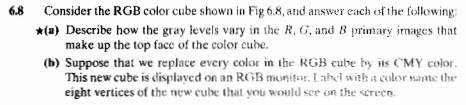
#> input picture 3_6_8.png, 466 x 105 px
$ python -i imagetotext.py   (imports and definitions only)
#> lines starting #> are read from the running program, lines starting #| are printed output that depends on the picture; after the words box and inside, x2 and y2 are one past the last pixel; in counts of white or black regions, pixels touching at a corner belong together
import cv2
import pytesseract
import argparse
import os
import subprocess
from PIL import Image


parser = argparse.ArgumentParser(description="Image2Text")
# [2 lines not run here, left out]


def main():
    if os.path.splitext(opt.image_name)[1] in ['.heic']:
        destination = os.path.splitext(opt.image_name)[0] + '.jpg'
        source = opt.image_name
        subprocess.call(['tifig', '-p', '-q', '100', source, destination])
        opt.image_name = destination
    img_cv = cv2.imread(opt.image_name)
    img_rgb = cv2.cvtColor(img_cv, cv2.COLOR_BGR2RGB)
    print(pytesseract.image_to_string(img_rgb))
    """
    im_gray = cv2.cvtColor(img_cv, cv2.COLOR_BGR2GRAY)
    (thresh, im_bw) = cv2.threshold(im_gray, 128, 255, cv2.THRESH_BINARY | cv2.THRESH_OTSU)
    # although thresh is used below, gonna pick something suitable
    im_bw = cv2.threshold(im_gray, thresh, 255, cv2.THRESH_BINARY)[1]
    print(pytesseract.image_to_string(im_bw))
    # """


def get_captcha_text_from_captcha_image(captcha_path):
    # Preprocess the image befor OCR
    tif_file = preprocess_image_using_opencv(captcha_path)
    # Perform OCR using tesseract-ocr library
    image = Image.open(tif_file)
    ocr_text = pytesseract.image_to_string(image)
    alphanumeric_text = ''.join(e for e in ocr_text)

    return alphanumeric_text


def binarize_image_using_opencv(captcha_path, binary_image_path='input-black-n-white.jpg'):
#> called with captcha_path = '3_6_8.png', binary_image_path = 'input-black-n-white.jpg'
    img = cv2.imread(captcha_path)
#> img is the input picture: shape (105, 466, 3); min 0, max 253, mean 231.7
    im_gray = cv2.cvtColor(img, cv2.COLOR_BGR2GRAY)
    (thresh, im_bw) = cv2.threshold(im_gray, 128, 255, cv2.THRESH_BINARY | cv2.THRESH_OTSU)
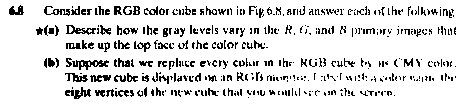
#> im_bw: shape (105, 466); 87.2% white; black in thin lines or dots, all inside (x1, y1, x2, y2) = (9, 5, 456, 99)
#> thresh = 185
    # although thresh is used below, gonna pick something suitable
    im_bw = cv2.threshold(im_gray, thresh, 255, cv2.THRESH_BINARY)[1]
    cv2.imwrite(binary_image_path, im_bw)
    return binary_image_path


def preprocess_image_using_opencv(captcha_path):
    bin_image_path = binarize_image_using_opencv(captcha_path)

    im_bin = Image.open(bin_image_path)

    basewidth = 340  # in pixels
    wpercent = (basewidth/float(im_bin.size[0]))
#> wpercent = 0.73
    hsize = int((float(im_bin.size[1])*float(wpercent)))
#> hsize = 76
    big = im_bin.resize((basewidth, hsize), Image.NEAREST)
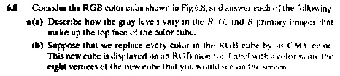
#> big: PIL image 340x76 L; min 0, max 255, mean 222.3

    # tesseract-ocr only works with TIF so save the bigger image in that format
    ext = ".tif"
    tif_file = "input-NEAREST.tif"
    big.save(tif_file)

    return tif_file


# [2 lines not run here, left out]
    # print(get_captcha_text_from_captcha_image(opt.image_name))

#> (the run stopped early here; a loop or call above may not have finished)

$ run again, on 2_6_8.jpg
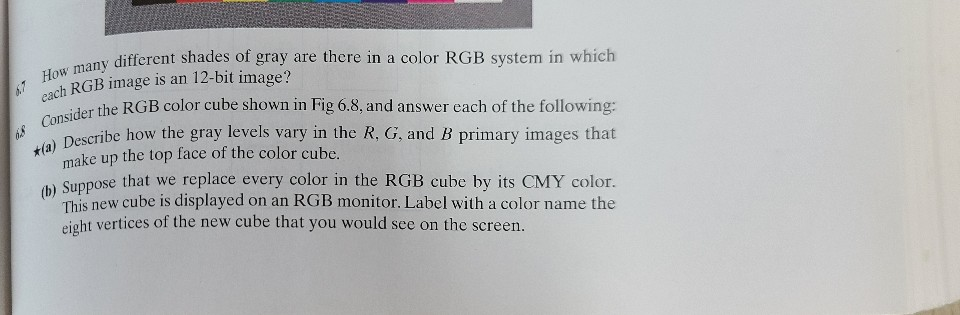
#> input picture 2_6_8.jpg, 960 x 315 px
#> in binarize_image_using_opencv, img is the input picture: shape (315, 960, 3); mean B, G, R 182.8, 182.3, 181.2
#> in binarize_image_using_opencv, `(thresh, im_bw) = cv2.threshold(im_gray, 128, 255, cv2.THRESH_BINARY |..`:
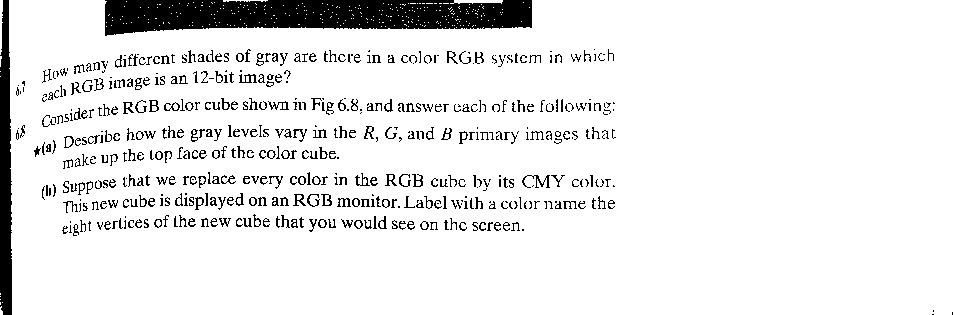
#> im_bw: shape (315, 960); 91% white; 523 black regions (210 under 20 px), largest, box (x1, y1, x2, y2) and area: (105, 0, 532, 36) 11815, (0, 0, 12, 315) 3193, (522, 175, 550, 188) 115
#> thresh = 138
#> in preprocess_image_using_opencv, `big = im_bin.resize((basewidth, hsize), Image.NEAREST)`:
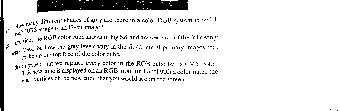
#> big: PIL image 340x111 L; min 0, max 255, mean 231.6
